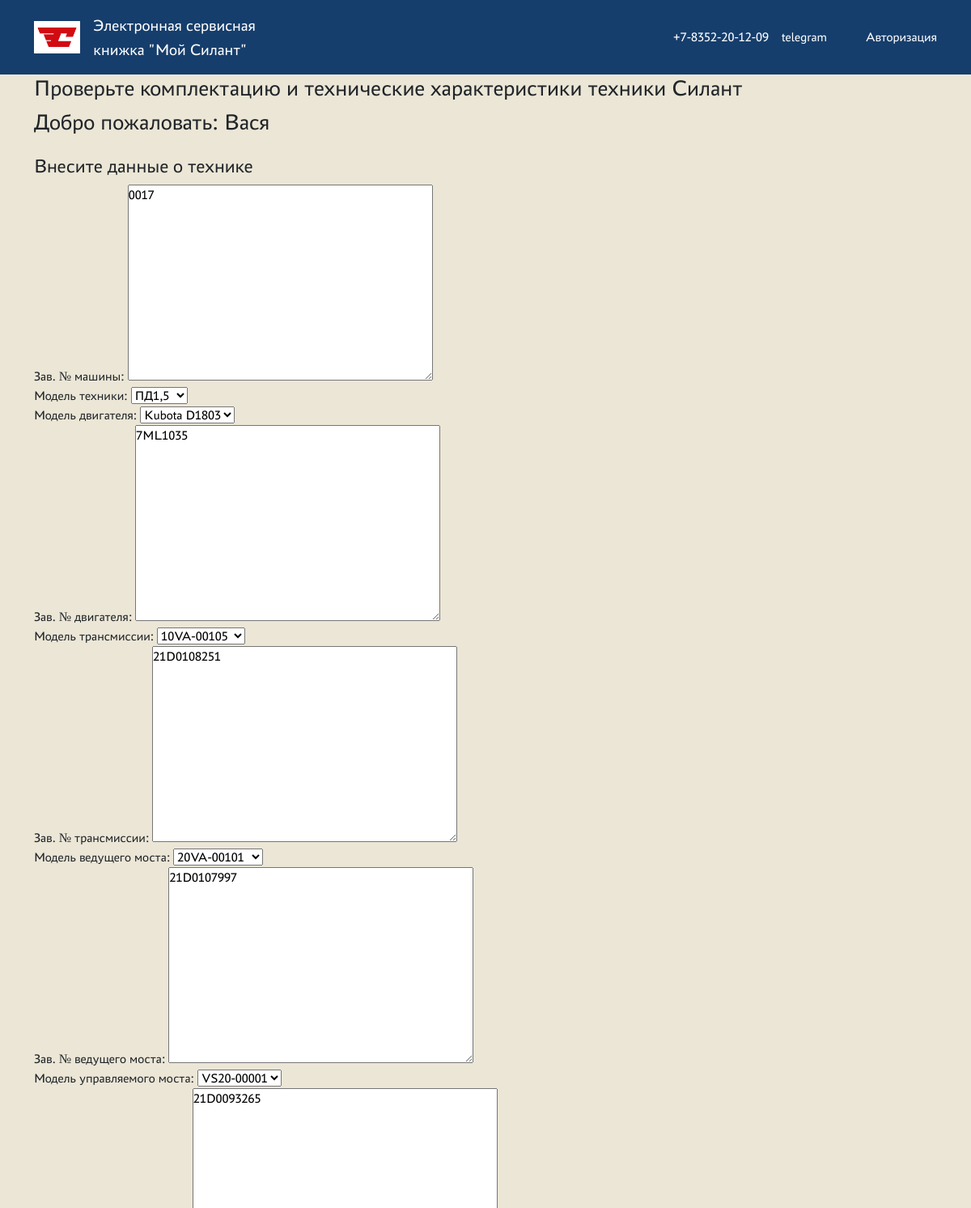
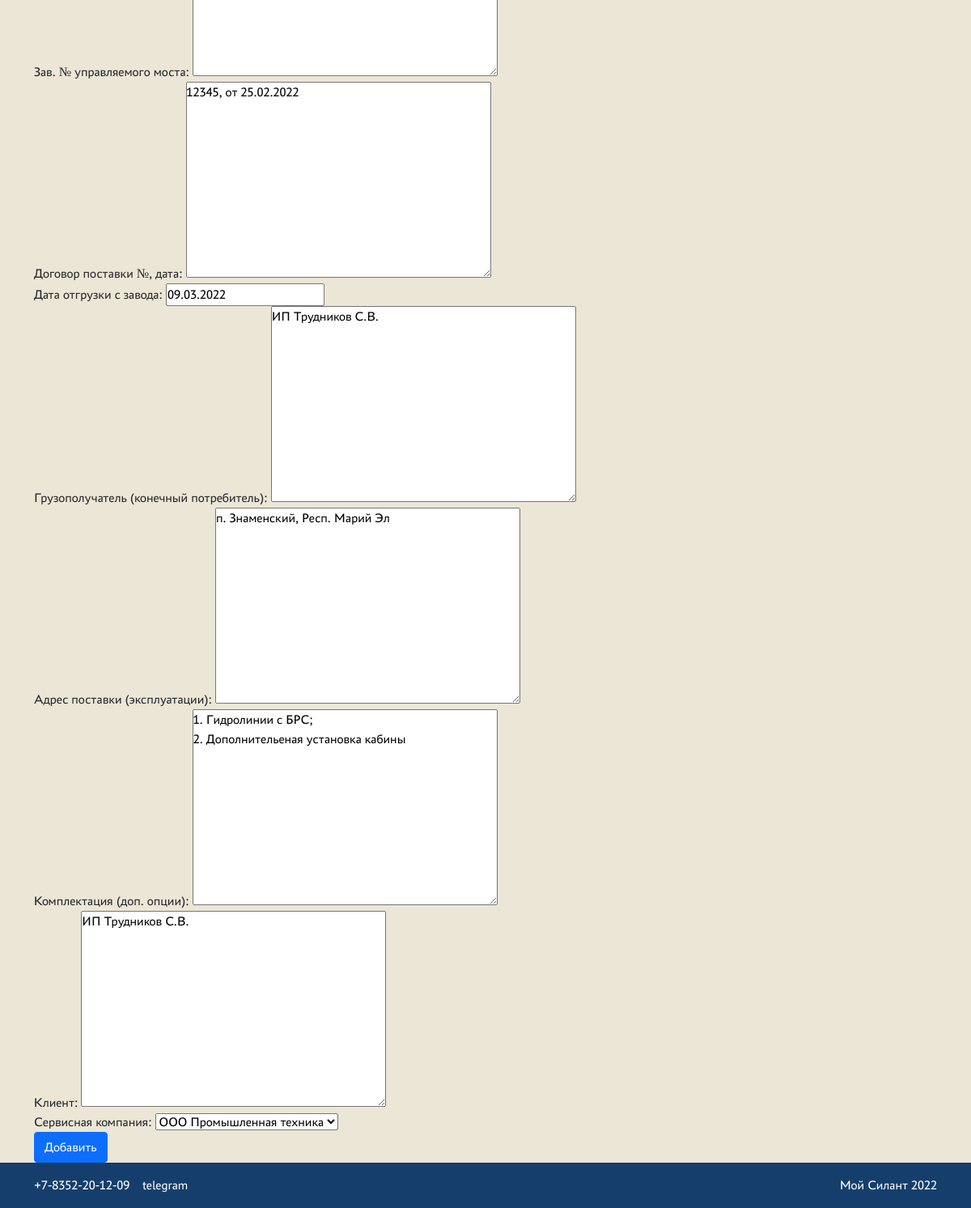
/1/medit (signed in), run on the app's committed database (2 pictures, top to bottom).
### src/models.py (models this page shows, shortened)
class Machine(models.Model):
    machine_serial_number = models.TextField(unique=True, verbose_name="Зав. № машины")
    machine_model = models.ForeignKey(MachineModel, verbose_name="Модель техники", on_delete=models.CASCADE)
    engine_model = models.ForeignKey(EngineModel, verbose_name="Модель двигателя", on_delete=models.CASCADE)
    engine_serial_number = models.TextField(verbose_name="Зав. № двигателя")
    transmission_model = models.ForeignKey(TransmissionModel, verbose_name="Модель трансмиссии", on_delete=models.CASCADE)
    transmission_serial_number = models.TextField(verbose_name="Зав. № трансмиссии")
    driving_axle_model = models.ForeignKey(DrivingAxleModel, verbose_name="Модель ведущего моста", on_delete=models.CASCADE)
    driving_axle_serial_number = models.TextField(verbose_name="Зав. № ведущего моста")
    steering_axle_model = models.ForeignKey(SteeringAxleModel, verbose_name="Модель управляемого моста", on_delete=models.CASCADE)
    steering_axle_serial_number = models.TextField(verbose_name="Зав. № управляемого моста")
    contract = models.TextField(verbose_name="Договор поставки №, дата")
    from_factory_shipment_date = models.DateField(verbose_name="Дата отгрузки с завода")
    consignee = models.TextField(verbose_name="Грузополучатель (конечный потребитель)")
    delivery_address = models.TextField(verbose_name="Адрес поставки (эксплуатации)")
    additional_options = models.TextField(verbose_name="Комплектация (доп. опции)")
    client = models.TextField(verbose_name="Клиент")
    service_company = models.ForeignKey(ServiceCompany, verbose_name="Сервисная компания", on_delete=models.CASCADE)
    class Meta:
        verbose_name = "Машина"
        ordering = ["-from_factory_shipment_date"]

### src/views.py (the view)
# urls.py: path("<int:pk>/medit", MachineUpdateView.as_view(), name="machine_update"),
class MachineUpdateView(PermissionRequiredMixin, UpdateView):
    permission_required = ("src.change_machine",)
    template_name = "./machine/machine_create.html"
    form_class = MachineForm
    def get_object(self, *args, **kwargs):
        id = self.kwargs.get("pk")
        return Machine.objects.get(pk=id)

### src/forms.py
class MachineForm(ModelForm):
    class Meta:
        model = Machine
        fields = [
            "machine_serial_number",
            "machine_model",
            "engine_model",
            "engine_serial_number",
            "transmission_model",
            "transmission_serial_number",
            "driving_axle_model",
            "driving_axle_serial_number",
            "steering_axle_model",
            "steering_axle_serial_number",
            "contract",
            "from_factory_shipment_date",
            "consignee",
            "delivery_address",
            "additional_options",
            "client",
            "service_company",
        ]

### src/models.py (called while the page is built)
    def __str__(self):
        return self.name

    def __str__(self):
        return self.name

    def __str__(self):
        return self.name

    def __str__(self):
        return self.name

    def __str__(self):
        return self.name

    def __str__(self):
        return self.name

### templates/machine/machine_create.html (shortened to what this page needs)
<!DOCTYPE html>
{% extends 'default.html' %}
{% load static %}
{% block content %}
    <section class="machines">
    <h3 class="heading">Проверьте комплектацию и технические характеристики техники Силант</h3>
    <h3 class="heading">Добро пожаловать: {{ request.user.first_name }}</h3>
    <h4 class="search__description mt-4">
        Внесите данные о технике
    </h4>
    <form method="POST">
        {{ form }}
            <input class="btn btn-primary" type="submit" value="Добавить">
    </form>
    </section>
{% endblock content %}

### static/css/styles.css (style rules this page uses)
:root { --color-primary: #163E6C; --color-secondary: #EBE6D6; --color-danger: #D20A11; --color-text-primary: #FFFFFF; }
*, *:before, *:after { margin: 0; padding: 0; box-sizing: border-box; }
body { font-family: "PT Astra Sans"; margin: 0; display: flex; flex-direction: column; min-height: 100vh; }

### data on the page
Machine: machine_serial_number "0017", machine_model "ПД1,5", engine_model "Kubota D1803", engine_serial_number "7ML1035", transmission_model "10VA-00105", transmission_serial_number "21D0108251", driving_axle_model "20VA-00101", driving_axle_serial_number "21D0107997", steering_axle_model "VS20-00001", steering_axle_serial_number "21D0093265", contract "12345, от 25.02.2022", from_factory_shipment_date "09.03.2022", consignee "ИП Трудников С.В.", delivery_address "п. Знаменский, Респ. Марий Эл", additional_options "1. Гидролинии с БРС; 2. Дополнительеная установка кабины", client "ИП Трудников С.В.", service_company "ООО Промышленная техника"

### other printed values
{{ request.user.first_name }} "Вася"
